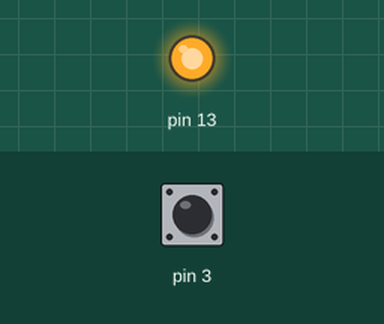
Recording of a sketch running on a simulated Arduino Uno, built with avr-gcc and run on an emulated ATmega328P. Shown: output pins drawn as LEDs (lit = HIGH). Inputs (shaded band) come from the test bench; at power-on: pin 3 HIGH. What the sketch prints to the serial monitor is not drawn.

Above: at 1.2 s.
1.3 s: pin 3 pulled LOW for 0.15 s
At 1.38 s:
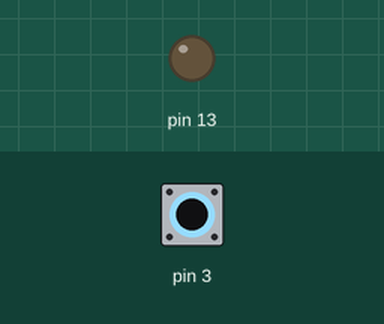
2.9 s: pin 3 pulled LOW for 3.2 s
At 6.6 s:
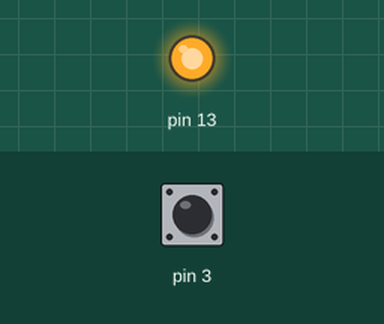
Timing chart, 0 to 8.1 s (numbered marks = the images above; inputs shaded):
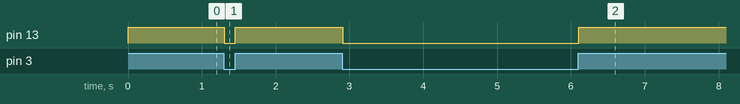

The sketch:

230804_Break_1.ino
```cpp
void setup()
{
  // put your setup code here, to run once:
 Serial.begin(9600);
  pinMode(3, INPUT_PULLUP);
  pinMode(13, OUTPUT);
}

void loop()
{
  // put your main code here, to run repeatedly:

 if (digitalRead(3)==HIGH)
 {
    Serial.println(1);
    digitalWrite(13, HIGH);
 }
 else
 {
    Serial.println(0);
    digitalWrite(13, LOW);
 }
}
```

Measured:
- after the input at 1.3 s, pin 13: HIGH → LOW at once, → HIGH 0.15 s later
- after the input at 2.9 s, pin 13: HIGH → LOW at once, → HIGH 3.2 s later
